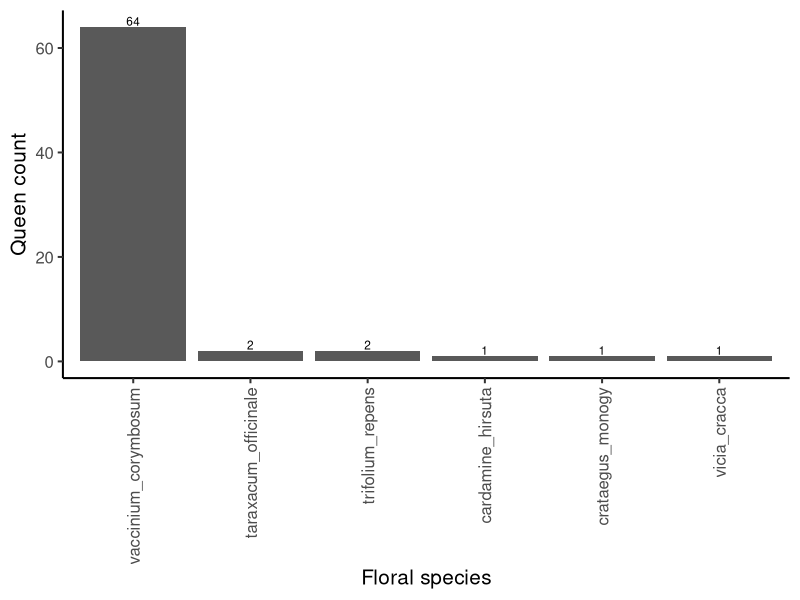
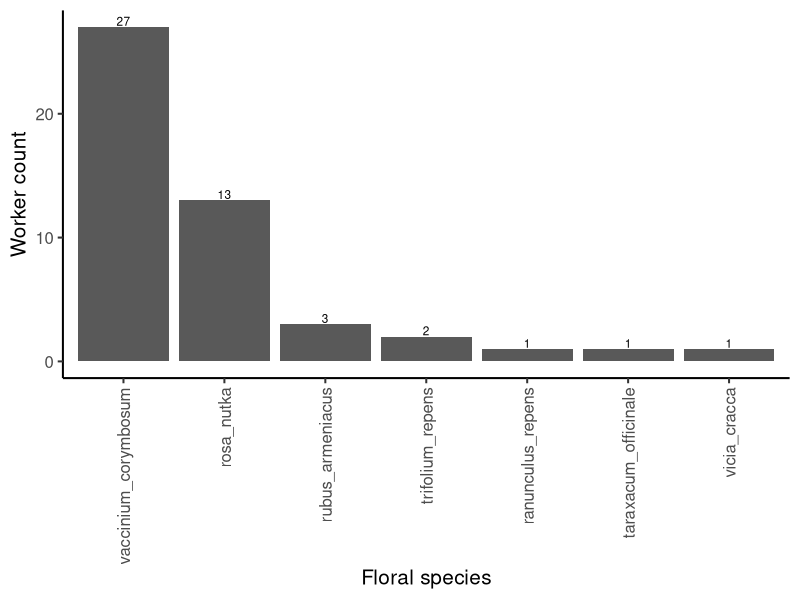
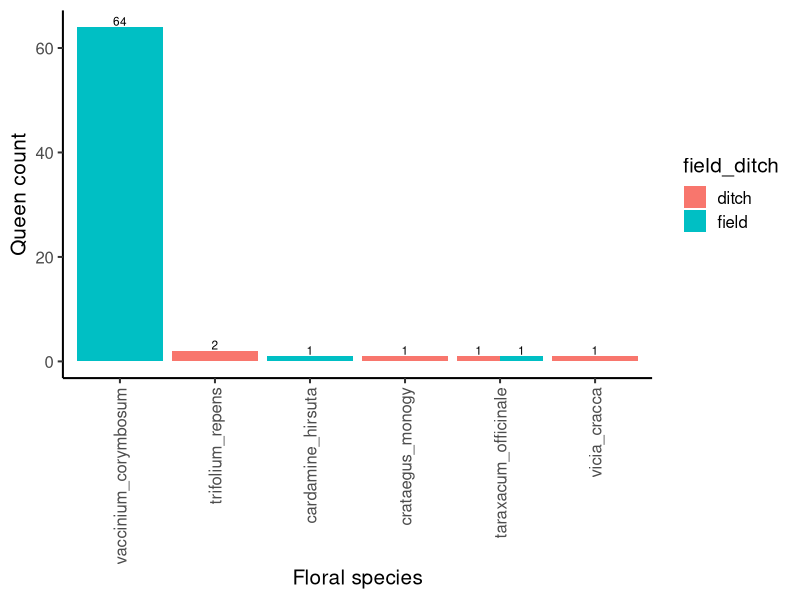
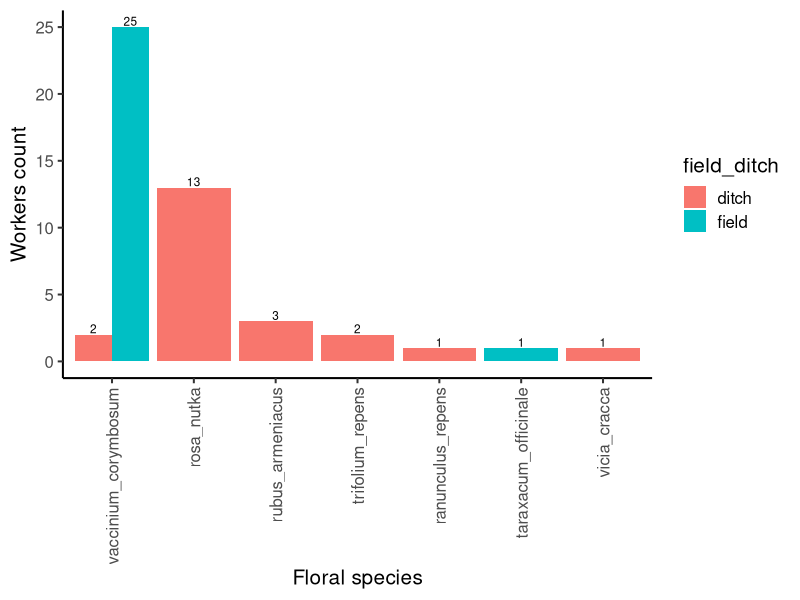
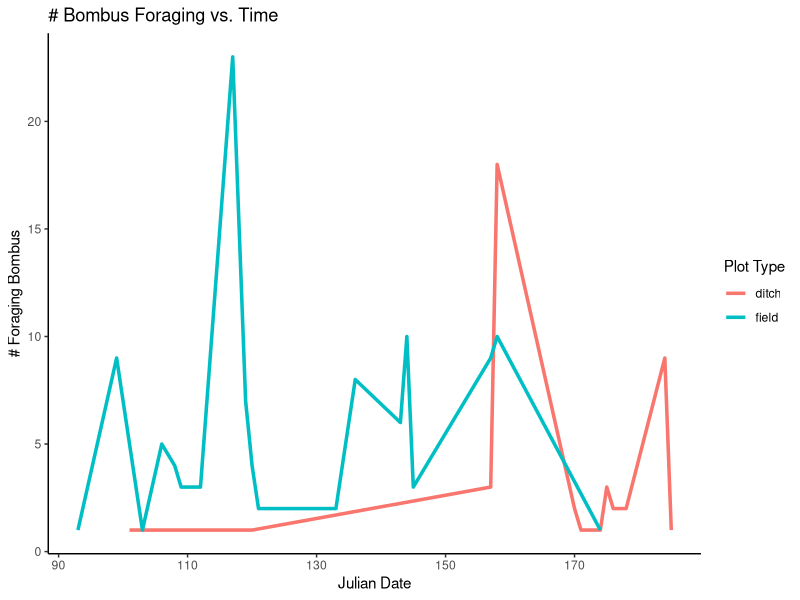
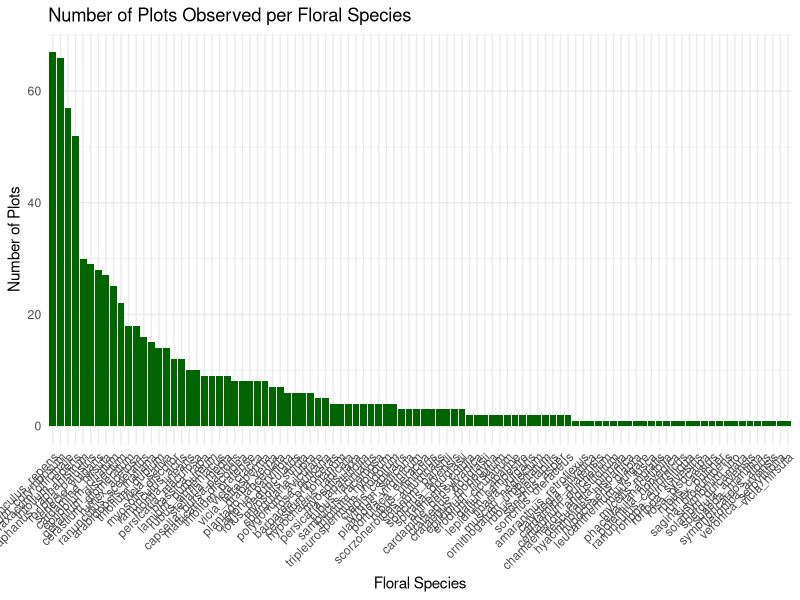

Here is the R script that generated these plots, in order:
## ---- chunk 1
knitr::opts_chunk$set(echo = TRUE)
knitr::opts_knit$set(root.dir = "~/Library/CloudStorage/OneDrive-UBC/MSc/12_analysis/rodent-bee-blueberry")
## ---- chunk 2
#load packages
library(ggplot2) #for plots
library(dplyr) #for working with dataframes
library(tidyr) #for working with datasets
library(lme4) #for mixed effects models
library(ggpubr) #for adding significance asterisks to graph
library(stringr)
library(lubridate)

#read in data
data <- read.csv("06_cleandata/combined_plot_data.csv")
rodent <- read.csv("06_cleandata/rodent_clean.csv")

#change character columns to factors
data <- data %>%
   mutate(
     site_id = as.factor(site_id),
     round = as.factor(round),
     plot_id = as.factor(plot_id),
     bee_date = as.Date(bee_date),
     area = as.factor(area))

#add column for ditch vs field
##in overall data
data <- data %>%
  mutate(field_ditch = case_when(
    str_detect(plot_id, "p1|p2") ~ "field",
    str_detect(plot_id, "d") ~ "ditch",
    TRUE ~ NA_character_
  ))

##in rodent data
rodent <- rodent %>%
  mutate(field_ditch = case_when(
    str_detect(plot_id, "p1|p2") ~ "field",
    str_detect(plot_id, "d") ~ "ditch",
    TRUE ~ NA_character_
  ))
## ---- chunk 3
bee <- read.csv("06_cleandata/bee_clean.csv")
##add ditch vs field column
bee <- bee %>%
  mutate(field_ditch = case_when(
    str_detect(plot_id, "p1|p2") ~ "field",
    str_detect(plot_id, "d") ~ "ditch",
    TRUE ~ NA_character_
  ))
queens <- bee %>%
  filter(caste == "q", flower_species != "" & !is.na(flower_species))
workers <- bee %>%
  filter(caste == "w", flower_species != "" & !is.na(flower_species))
## ---- chunk 4
queens %>%
  count(flower_species, name = "count") %>%
  mutate(flower_species = reorder(flower_species, -count)) %>%
  ggplot(aes(flower_species, count)) +
  geom_bar(stat = "identity") +
  geom_text(aes(label = count), vjust = -0.15, size = 3) +
  theme_classic(base_size = 15) +
  xlab("Floral species") +
  ylab("Queen count") +
  theme(axis.text.x = element_text(angle = 90, vjust = 0.5, hjust = 1))
## ---- chunk 5
workers %>%
  count(flower_species, name = "count") %>%
  mutate(flower_species = reorder(flower_species, -count)) %>%
  ggplot(aes(flower_species, count)) +
  geom_bar(stat = "identity") +
  geom_text(aes(label = count), vjust = -0.15, size = 3) +
  theme_classic(base_size = 15) +
  xlab("Floral species") +
  ylab("Worker count") +
  theme(axis.text.x = element_text(angle = 90, vjust = 0.5, hjust = 1))
## ---- chunk 6
queens %>%
  count(flower_species, field_ditch, name = "count") %>%
  mutate(flower_species = reorder(flower_species, -count)) %>%
  ggplot(aes(flower_species, count, fill = field_ditch)) +
  geom_bar(stat = "identity", position = "dodge") +
  geom_text(aes(label = count), 
            position = position_dodge(width = 0.9),
            vjust = -0.15, 
            size = 3) +
  theme_classic(base_size = 15) +
  xlab("Floral species") +
  ylab("Queen count") +
  theme(axis.text.x = element_text(angle = 90, vjust = 0.5, hjust = 1))
## ---- chunk 7
workers %>%
  count(flower_species, field_ditch, name = "count") %>%
  mutate(flower_species = reorder(flower_species, -count)) %>%
  ggplot(aes(flower_species, count, fill = field_ditch)) +
  geom_bar(stat = "identity", position = "dodge") +
  geom_text(aes(label = count), 
            position = position_dodge(width = 0.9),
            vjust = -0.15, 
            size = 3) +
  theme_classic(base_size = 15) +
  xlab("Floral species") +
  ylab("Workers count") +
  theme(axis.text.x = element_text(angle = 90, vjust = 0.5, hjust = 1))
## ---- chunk 8
#load data
floral <- read.csv("06_cleandata/floral_clean.csv")
##add ditch vs field column
floral <- floral %>%
  mutate(field_ditch = case_when(
    str_detect(plot_id, "p1|p2") ~ "field",
    str_detect(plot_id, "d") ~ "ditch",
    TRUE ~ NA_character_
  ))
## ---- chunk 9
#add column for julian date
bee$julian.date <- yday(bee$date)

# Step 1: Filter and summarize data
foraging_summary <- bee %>%
  filter(behaviour == "foraging") %>%
  count(julian.date, field_ditch, name = "n_foraging")

# Step 2: Plot
ggplot(foraging_summary, aes(x = julian.date, y = n_foraging, color = field_ditch)) +
  geom_line(size = 1.2) +
  labs(
    title = "# Bombus Foraging vs. Time",
    x = "Julian Date",
    y = "# Foraging Bombus",
    color = "Plot Type"
  ) +
  theme_classic()
## ---- chunk 10
species_plot_counts <- floral %>%
  count(flower_species, name = "num_plots") %>%
  arrange(desc(num_plots))

# Step 3: Plot
ggplot(species_plot_counts, aes(x = reorder(flower_species, -num_plots), y = num_plots)) +
  geom_bar(stat = "identity", fill = "darkgreen") +
  labs(title = "Number of Plots Observed per Floral Species",
       x = "Floral Species",
       y = "Number of Plots") +
  theme_minimal() +
  theme(axis.text.x = element_text(angle = 45, hjust = 1))
